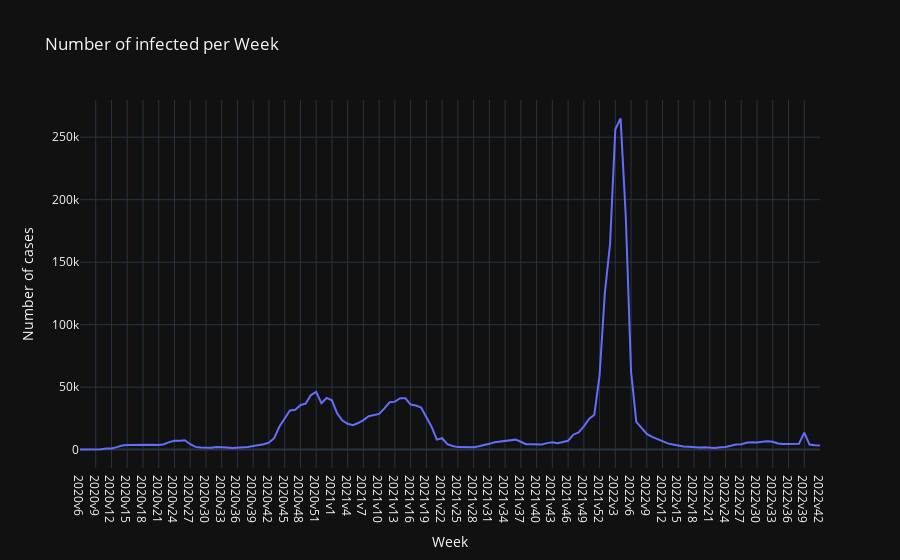

The notebook cell saved with this chart:
### Markdown cell above
Down below it's the same values as above but with Plotly Express to get a interactive interface.

### Code cell
fig = px.line(
    df,
    x='Vecka',
    y='Antal_fall_vecka',
    template='plotly_dark',
    labels=dict(Vecka="Week", Antal_fall_vecka="Number of cases",),
    title='Number of infected per Week'
)
fig.write_html("Visualizations/number_of_infected_per_week.html")
fig.show()

### Figure 1 — Plotly figure (JSON) as saved in the notebook; plotly's stock layout.template omitted (floating-point values rounded to 4 significant figures; data arrays with more than 128 entries replaced by an {"elided": "..."} marker saying what was removed)
{"data": [{"hovertemplate": "Week=%{x}<br>Number of cases=%{y}<extra></extra>", "legendgroup": "", "line": {"color": "#636efa", "dash": "solid"}, "marker": {"symbol": "circle"}, "mode": "lines", "name": "", "orientation": "v", "showlegend": false, "type": "scatter", "x": {"elided": "142 str values"}, "xaxis": "x", "y": {"elided": "142 int values"}, "yaxis": "y"}], "layout": {"legend": {"tracegroupgap": 0}, "title": {"text": "Number of infected per Week"}, "xaxis": {"anchor": "y", "domain": [0, 1], "title": {"text": "Week"}}, "yaxis": {"anchor": "x", "domain": [0, 1], "title": {"text": "Number of cases"}}}}
